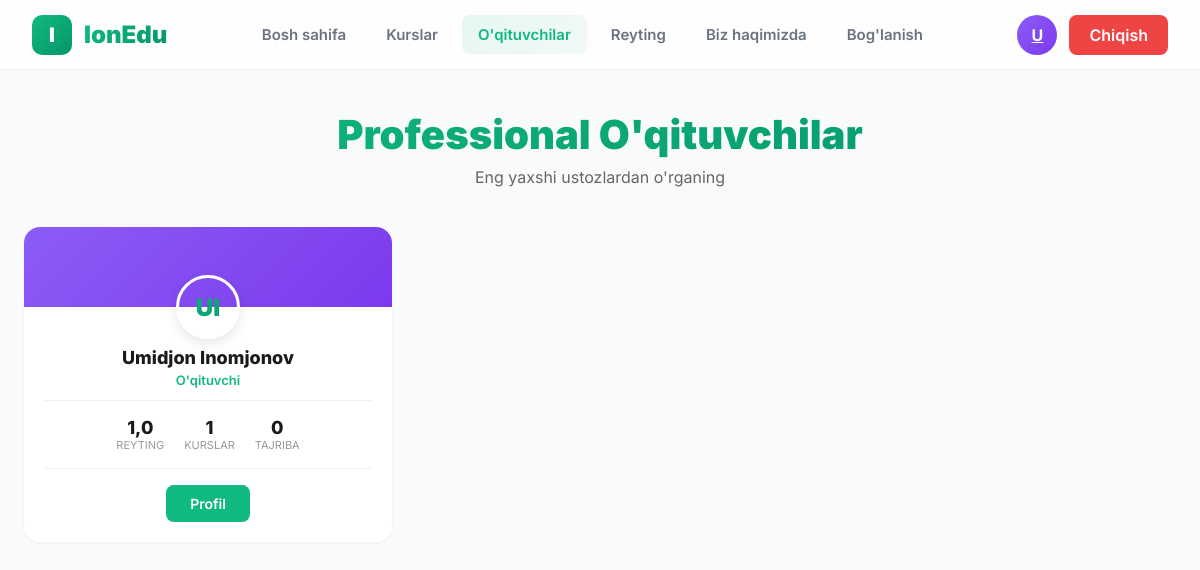
Page /teachers/ (signed in) on the committed database.
### front/models.py (models this page shows, shortened)
class CustomUser(AbstractUser):
    user_type = models.CharField(max_length=10, choices=UserType.choices, default=UserType.STUDENT)
    bio = models.TextField(blank=True, null=True)
    profile_picture = models.ImageField(upload_to='profile_pics/', blank=True, null=True)
    date_of_birth = models.DateField(blank=True, null=True)
    telegram_username = models.CharField(max_length=50, blank=True, null=True)
    phone_number = models.CharField(max_length=20, blank=True, null=True)
    coins = models.PositiveIntegerField(default=0)
    stars = models.PositiveSmallIntegerField(default=0)
    level = models.CharField(max_length=15, choices=UserLevel.choices, default=UserLevel.BEGINNER)
    rating = models.FloatField(default=0.0, validators=[MinValueValidator(0.0), MaxValueValidator(5.0)])
    total_ratings = models.PositiveIntegerField(default=0)
    specialization = models.CharField(max_length=255, blank=True, null=True)
    experience_years = models.PositiveIntegerField(default=0)
    created_at = models.DateTimeField(auto_now_add=True)
    class Meta:
        indexes = [
            models.Index(fields=["user_type"]),
            models.Index(fields=["level"]),
            models.Index(fields=["rating"])
        ]
        verbose_name = "Foydalanuvchi"
        verbose_name_plural = "Foydalanuvchilar"

### front/views.py (the view)
# urls.py: path('teachers/', views.teachers, name='teachers'),
@login_required(login_url='student:login')
def teachers(request):
    from django.db.models import Avg
    teachers_list = CustomUser.objects.filter(
        user_type='teacher'
    ).select_related().prefetch_related('courses').order_by('-rating')
    specializations = CustomUser.objects.filter(
        user_type='teacher',
        specialization__isnull=False
    ).exclude(specialization='').values_list('specialization', flat=True).distinct()
    total_teachers = teachers_list.count()
    total_courses = Course.objects.filter(teacher__user_type='teacher').count()
    avg_rating = teachers_list.aggregate(avg=Avg('rating'))['avg'] or 0
    avg_experience = teachers_list.aggregate(avg=Avg('experience_years'))['avg'] or 0
    context = {
        'teachers': teachers_list,
        'specializations': specializations,
        'total_teachers': total_teachers,
        'total_courses': total_courses,
        'avg_rating': avg_rating,
        'avg_experience': avg_experience,
    }
    return render(request, 'student/teachers.html', context)

### templates/student/teachers.html (shortened to what this page needs)
{% extends 'student/base.html' %}
{% block content %}
<div class="page">
    <div class="page-header">
        <h1 class="page-title">Professional O'qituvchilar</h1>
        <p class="page-subtitle">Eng yaxshi ustozlardan o'rganing</p>
    </div>
    <div class="grid">
        {% for teacher in teachers %}
        <div class="teacher-card">
            <div class="teacher-header">
                <div class="teacher-avatar-wrap">
                    <div class="teacher-avatar">
                        {{ teacher.first_name.0|upper }}{{ teacher.last_name.0|upper|default:'' }}
                    </div>
                </div>
            </div>
            <div class="teacher-body">
                <h3 class="teacher-name">{{ teacher.get_full_name }}</h3>
                <div class="teacher-spec">{{ teacher.specialization|default:"O'qituvchi" }}</div>
                <div class="teacher-stats">
                    <div class="stat">
                        <div class="stat-value">{{ teacher.rating|floatformat:1|default:'-' }}</div>
                        <div class="stat-label">Reyting</div>
                    </div>
                    <div class="stat">
                        <div class="stat-value">{{ teacher.courses.count|default:0 }}</div>
                        <div class="stat-label">Kurslar</div>
                    </div>
                    <div class="stat">
                        <div class="stat-value">{{ teacher.experience_years|default:0 }}</div>
                        <div class="stat-label">Tajriba</div>
                    </div>
                </div>
                <a href="{% url 'student:teacher_detail' teacher.id %}" class="btn-profile">
                    Profil
                </a>
            </div>
        </div>
        {% empty %}
        <div style="grid-column: 1/-1; text-align: center; padding: 80px 20px; color: #999;">
            <i class="fas fa-user-slash" style="font-size: 64px; margin-bottom: 16px;"></i>
            <h3>O'qituvchilar topilmadi</h3>
        </div>
        {% endfor %}
    </div>
</div>
{% endblock %}

### templates/student/base.html (shortened to what this page needs)
{% load static %}
<!DOCTYPE html>
<html lang="uz">
<head>
    <link rel="stylesheet" href="https://cdnjs.cloudflare.com/ajax/libs/font-awesome/6.5.1/css/all.min.css">
</head>
<body>
    <nav class="navbar">
        <div class="nav-container">
            <a href="{% url 'student:home' %}" class="logo">
                <div class="logo-icon">I</div>
                <span class="logo-text">IonEdu</span>
            </a>
            <div class="nav-links" id="navLinks">
                <a href="{% url 'student:home' %}" class="nav-link {% if request.resolver_match.url_name == 'home' %}active{% endif %}">
                    Bosh sahifa
                </a>
                <a href="{% url 'student:courses' %}" class="nav-link {% if 'courses' in request.path %}active{% endif %}">
                    Kurslar
                </a>
                <a href="{% url 'student:teachers' %}" class="nav-link {% if 'teachers' in request.path %}active{% endif %}">
                    O'qituvchilar
                </a>
                <a href="{% url 'student:rating' %}" class="nav-link {% if request.resolver_match.url_name == 'rating' %}active{% endif %}">
                    Reyting
                </a>
                <a href="{% url 'student:about' %}" class="nav-link {% if request.resolver_match.url_name == 'about' %}active{% endif %}">
                    Biz haqimizda
                </a>
                <a href="{% url 'student:contact' %}" class="nav-link {% if request.resolver_match.url_name == 'contact' %}active{% endif %}">
                    Bog'lanish
                </a>
            </div>
            <div class="nav-user">
                {% if user.is_authenticated %}
                    <a href="{% url 'student:profile' %}" class="user-avatar">
                        {{ user.first_name.0|upper|default:'U' }}
                    </a>
                    <a href="{% url 'student:logout' %}" class="user-btn" style="background: #ef4444;">
                        Chiqish
                    </a>
                {% else %}
                    <a href="{% url 'student:login' %}" class="user-btn">
                        Kirish
                    </a>
                {% endif %}
            </div>
        </div>
    </nav>
    <main class="main-content">
        {% block content %}{% endblock %}
    </main>
</body>
</html>

### templates/student/base.html (style rules this page uses)
* { margin: 0; padding: 0; box-sizing: border-box; }
:root { --primary: #10b981; --primary-dark: #059669; --gray-50: #f9fafb; --gray-100: #f3f4f6; --gray-900: #111827; }
body { font-family: 'Inter', sans-serif; background: var(--gray-50); color: var(--gray-900); }
.navbar { position: fixed; top: 0; left: 0; right: 0; height: 70px; background: rgba(255, 255, 255, 0.8); backdrop-filter: blur(20px); border-bottom: 1px solid rgba(0, 0, 0, 0.05); z-index: 1000; }
.nav-container { max-width: 1400px; margin: 0 auto; height: 100%; padding: 0 32px; display: flex; align-items: center; justify-content: space-between; }
.logo { display: flex; align-items: center; gap: 12px; text-decoration: none; }
.logo-icon { width: 40px; height: 40px; background: linear-gradient(135deg, var(--primary), var(--primary-dark)); border-radius: 10px; display: flex; align-items: center; justify-content: center; color: white; font-weight: 900; font-size: 20px; }
.logo-text { font-size: 24px; font-weight: 900; background: linear-gradient(135deg, var(--primary), var(--primary-dark)); -webkit-background-clip: text; -webkit-text-fill-color: transparent; }
.nav-links { display: flex; gap: 8px; }
.nav-link { padding: 10px 16px; color: #6b7280; text-decoration: none; font-weight: 600; border-radius: 8px; transition: all 0.2s; font-size: 15px; }
.nav-link.active { background: linear-gradient(135deg, rgba(16, 185, 129, 0.1), rgba(5, 150, 105, 0.05)); color: var(--primary); }
.nav-user { display: flex; align-items: center; gap: 12px; }
.user-btn { padding: 10px 20px; background: linear-gradient(135deg, var(--primary), var(--primary-dark)); color: white; border: none; border-radius: 8px; font-weight: 600; cursor: pointer; text-decoration: none; transition: all 0.2s; }
.user-avatar { width: 40px; height: 40px; background: linear-gradient(135deg, #8b5cf6, #7c3aed); border-radius: 50%; display: flex; align-items: center; justify-content: center; color: white; font-weight: 700; cursor: pointer; }
.main-content { padding-top: 70px; min-height: 100vh; }

### templates/student/teachers.html (style rules this page uses)
.page { max-width: 1400px; margin: 0 auto; padding: 40px 24px; }
.page-header { text-align: center; margin-bottom: 40px; }
.page-title { font-size: 40px; font-weight: 900; background: linear-gradient(135deg, var(--primary), var(--primary-dark)); -webkit-background-clip: text; -webkit-text-fill-color: transparent; margin-bottom: 8px; }
.page-subtitle { font-size: 16px; color: #666; }
.grid { display: grid; grid-template-columns: repeat(auto-fill, minmax(300px, 1fr)); gap: 24px; }
.teacher-card { background: white; border-radius: 16px; overflow: hidden; box-shadow: 0 1px 3px rgba(0,0,0,0.05); transition: all 0.2s; }
.teacher-header { background: linear-gradient(135deg, #8b5cf6, #7c3aed); height: 80px; position: relative; }
.teacher-avatar-wrap { position: absolute; bottom: -32px; left: 50%; transform: translateX(-50%); }
.teacher-avatar { width: 64px; height: 64px; background: white; border-radius: 50%; border: 3px solid white; display: flex; align-items: center; justify-content: center; font-size: 24px; font-weight: 900; background: linear-gradient(135deg, var(--primary), var(--primary-dark)); -webkit-background-clip: text; -webkit-text-fill-color: transparent; box-shadow: 0 4px 12px rgba(0,0,0,0.1); }
.teacher-body { padding: 40px 20px 20px; text-align: center; }
.teacher-name { font-size: 18px; font-weight: 800; color: #1a1a1a; margin-bottom: 4px; }
.teacher-spec { font-size: 13px; color: var(--primary); font-weight: 600; margin-bottom: 12px; }
.teacher-stats { display: flex; justify-content: center; gap: 20px; padding: 16px 0; border-top: 1px solid #f0f0f0; border-bottom: 1px solid #f0f0f0; margin-bottom: 16px; }
.stat { text-align: center; }
.stat-value { font-size: 18px; font-weight: 800; color: #1a1a1a; }
.stat-label { font-size: 11px; color: #999; text-transform: uppercase; }
.btn-profile { padding: 10px 24px; background: var(--primary); color: white; text-decoration: none; border-radius: 8px; font-weight: 600; font-size: 14px; display: inline-block; }

### rows in the picture
CustomUser: first_name.0 "U", last_name.0 "I", get_full_name "Umidjon Inomjonov", specialization "O'qituvchi", rating "1,0", courses.count "1", experience_years "0"
